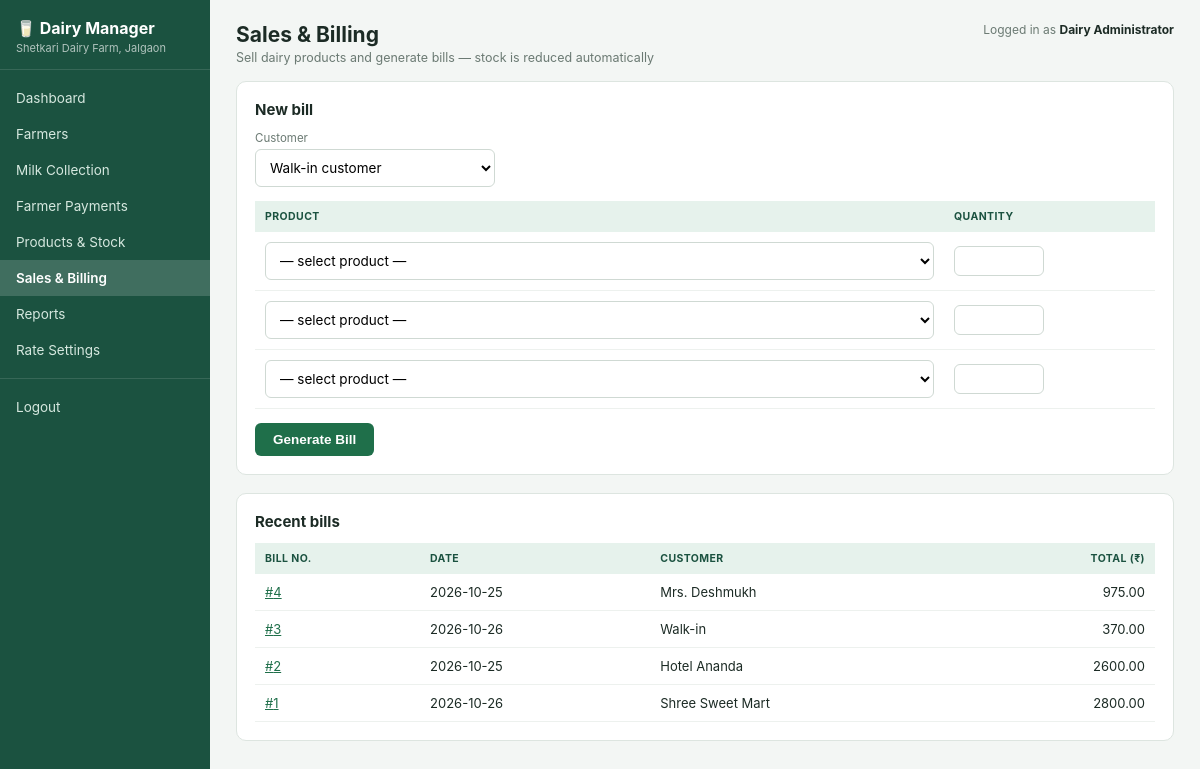
/sales (signed in), run on the app's committed database.
### tables this page shows
CREATE TABLE settings (
    key TEXT PRIMARY KEY,
    value TEXT
);

CREATE TABLE sales (
    id INTEGER PRIMARY KEY AUTOINCREMENT,
    customer_id INTEGER REFERENCES customers(id),
    sale_date TEXT, total REAL
);

CREATE TABLE customers (
    id INTEGER PRIMARY KEY AUTOINCREMENT,
    name TEXT NOT NULL, phone TEXT, address TEXT
);

### app.py (the view, shortened to what this page needs)
@app.route("/sales", methods=["GET", "POST"])
@login_required
def sales():
    db = get_db()
    customers = db.execute("SELECT * FROM customers ORDER BY name").fetchall()
    prods = db.execute("SELECT * FROM products ORDER BY name").fetchall()
    recent = db.execute(
        "SELECT s.*, c.name AS customer FROM sales s LEFT JOIN customers c ON c.id=s.customer_id "
        "ORDER BY s.id DESC LIMIT 10").fetchall()
    return render_template("sales.html", customers=customers, products=prods, recent=recent)

### app.py (called while the page is built)
def get_db():
    if "db" not in g:
        g.db = sqlite3.connect(DB_FILE)
        g.db.row_factory = sqlite3.Row
        g.db.execute("PRAGMA foreign_keys = ON")
    return g.db

def get_settings(db):
    rows = db.execute("SELECT key, value FROM settings").fetchall()
    s = {r["key"]: r["value"] for r in rows}
    return {
        "dairy_name": s.get("dairy_name", "Dairy"),
        "fat_rate": float(s.get("fat_rate", 5)),
        "snf_rate": float(s.get("snf_rate", 2)),
        "buffalo_bonus": float(s.get("buffalo_bonus", 3)),
    }

def login_required(view):
    @wraps(view)
    def wrapper(*args, **kwargs):
        if "user" not in session:
            return redirect(url_for("login"))
        return view(*args, **kwargs)
    return wrapper

@app.template_filter("money")
def money(value):
    return "{:.2f}".format(value or 0)

@app.template_filter("num")
def num(value):
    value = value or 0
    return str(int(value)) if float(value).is_integer() else str(round(value, 2))

@app.context_processor
def inject_common():
    if "user" in session:
        s = get_settings(get_db())
        return {"dairy_name": s["dairy_name"], "full_name": session.get("full_name")}
    return {}

### templates/sales.html (shortened to what this page needs)
{% extends "base.html" %}
{% block heading %}Sales &amp; Billing{% endblock %}
{% block subtitle %}Sell dairy products and generate bills — stock is reduced automatically{% endblock %}
{% block body %}
<div class="card">
  <h3>New bill</h3>
  <form method="post">
    <label>Customer</label>
    <select name="customer_id" class="auto">
      <option value="">Walk-in customer</option>
    </select>
    <table class="bill-lines">
      <thead><tr><th>Product</th><th>Quantity</th></tr></thead>
      <tbody>
      {% for i in (1, 2, 3) %}
      <tr>
        <td><select name="product_{{ i }}">
              <option value="">— select product —</option>
            </select></td>
        <td><input type="number" step="0.1" min="0.1" name="qty_{{ i }}" class="small"></td>
      </tr>
      {% endfor %}
      </tbody>
    </table>
    <button class="btn" type="submit">Generate Bill</button>
  </form>
</div>
<div class="card">
  <h3>Recent bills</h3>
  <table>
    <thead><tr><th>Bill no.</th><th>Date</th><th>Customer</th><th class="r">Total (₹)</th></tr></thead>
    <tbody>
    {% for s in recent %}
      <tr><td><a href="{{ url_for('bill', sale_id=s.id) }}">#{{ s.id }}</a></td><td>{{ s.sale_date }}</td>
          <td>{{ s.customer or 'Walk-in' }}</td><td class="r">{{ s.total|money }}</td></tr>
    {% endfor %}
    </tbody>
  </table>
</div>
{% endblock %}

### templates/base.html (shortened to what this page needs)
<!DOCTYPE html>
<html lang="en">
<head>
<link rel="stylesheet" href="{{ url_for('static', filename='style.css') }}">
</head>
<body>
<div class="layout">
  <aside class="sidebar">
    <div class="brand">
      <div class="brand-name">🥛 Dairy Manager</div>
      <div class="brand-sub">{{ dairy_name }}</div>
    </div>
    <nav>
      {% set ep = request.endpoint %}
      <a href="{{ url_for('dashboard') }}" class="{{ 'active' if ep == 'dashboard' }}">Dashboard</a>
      <a href="{{ url_for('farmers') }}" class="{{ 'active' if ep == 'farmers' }}">Farmers</a>
      <a href="{{ url_for('milk') }}" class="{{ 'active' if ep == 'milk' }}">Milk Collection</a>
      <a href="{{ url_for('payments') }}" class="{{ 'active' if ep == 'payments' }}">Farmer Payments</a>
      <a href="{{ url_for('products') }}" class="{{ 'active' if ep == 'products' }}">Products &amp; Stock</a>
      <a href="{{ url_for('sales') }}" class="{{ 'active' if ep in ('sales','bill') }}">Sales &amp; Billing</a>
      <a href="{{ url_for('reports') }}" class="{{ 'active' if ep == 'reports' }}">Reports</a>
      <a href="{{ url_for('settings') }}" class="{{ 'active' if ep == 'settings' }}">Rate Settings</a>
      <div class="nav-line"></div>
      <a href="{{ url_for('logout') }}">Logout</a>
    </nav>
  </aside>
  <main class="content">
    <header class="topbar">
      <div>
        <h1>{% block heading %}{% endblock %}</h1>
        <p class="subtitle">{% block subtitle %}{% endblock %}</p>
      </div>
      <div class="logged">Logged in as <strong>{{ full_name }}</strong></div>
    </header>
    {% block body %}{% endblock %}
  </main>
</div>
</body>
</html>

### static/style.css (style rules this page uses)
:root { --green-dark: #1b5240; --green: #1f6f4a; --green-light: #e6f2ec; --bg: #f3f6f4; --text: #1c2b25; --muted: #6b7a73; --border: #dde5e0; }
* { box-sizing: border-box; }
body { margin: 0; font-family: Inter, "Segoe UI", Roboto, Arial, sans-serif; background: var(--bg); color: var(--text); font-size: 14px; }
.layout { display: flex; min-height: 100vh; }
.sidebar { width: 210px; background: var(--green-dark); color: #fff; flex-shrink: 0; }
.brand { padding: 18px 16px 14px; border-bottom: 1px solid rgba(255,255,255,.12); }
.brand-name { font-weight: 700; font-size: 16px; }
.brand-sub { font-size: 11px; opacity: .65; margin-top: 3px; }
.sidebar nav { padding: 10px 0; }
.sidebar nav a { display: block; padding: 10px 16px; color: #d6e8df; text-decoration: none; font-size: 13.5px; }
.sidebar nav a.active { background: rgba(255,255,255,.16); color: #fff; font-weight: 600; }
.nav-line { border-top: 1px solid rgba(255,255,255,.12); margin: 10px 0; }
.content { flex: 1; padding: 22px 26px 40px; min-width: 0; }
.topbar { display: flex; justify-content: space-between; align-items: flex-start; margin-bottom: 16px; }
.topbar h1 { margin: 0; font-size: 21px; }
.subtitle { margin: 3px 0 0; color: var(--muted); font-size: 12.5px; }
.logged { font-size: 12px; color: var(--muted); }
.logged strong { color: var(--text); }
.card { background: #fff; border: 1px solid var(--border); border-radius: 10px; padding: 18px; margin-bottom: 18px; }
.card h3 { margin: 0 0 12px; font-size: 15px; }
table { width: 100%; border-collapse: collapse; }
th { background: var(--green-light); color: var(--green-dark); font-size: 10.5px; text-transform: uppercase; letter-spacing: .04em; text-align: left; padding: 9px 10px; }
td { padding: 10px; border-bottom: 1px solid #edf1ee; font-size: 13px; }
.r { text-align: right; }
.bill-lines { margin: 14px 0; }
.bill-lines select { width: 100%; }
label { display: block; font-size: 11.5px; color: var(--muted); margin-bottom: 4px; }
input, select { width: 100%; padding: 9px 10px; border: 1px solid #cfd9d3; border-radius: 6px; font-size: 13.5px; background: #fff; font-family: inherit; }
input.small, select.small { width: 90px; padding: 6px 8px; }
select.auto { width: 240px; }
.btn { background: var(--green); color: #fff; border: none; border-radius: 6px; padding: 9px 18px; font-size: 13.5px; font-weight: 600; cursor: pointer; text-decoration: none; display: inline-block; }
a { color: var(--green); }

### data on the page
settings: value "Shetkari Dairy Farm, Jalgaon"
sales: id "4", sale_date "2026-10-25", name "Mrs. Deshmukh", total "975.00"
sales: id "3", sale_date "2026-10-26", customer "Walk-in", total "370.00"
sales: id "2", sale_date "2026-10-25", name "Hotel Ananda", total "2600.00"
sales: id "1", sale_date "2026-10-26", name "Shree Sweet Mart", total "2800.00"

### other printed values
{{ full_name }} "Dairy Administrator"
